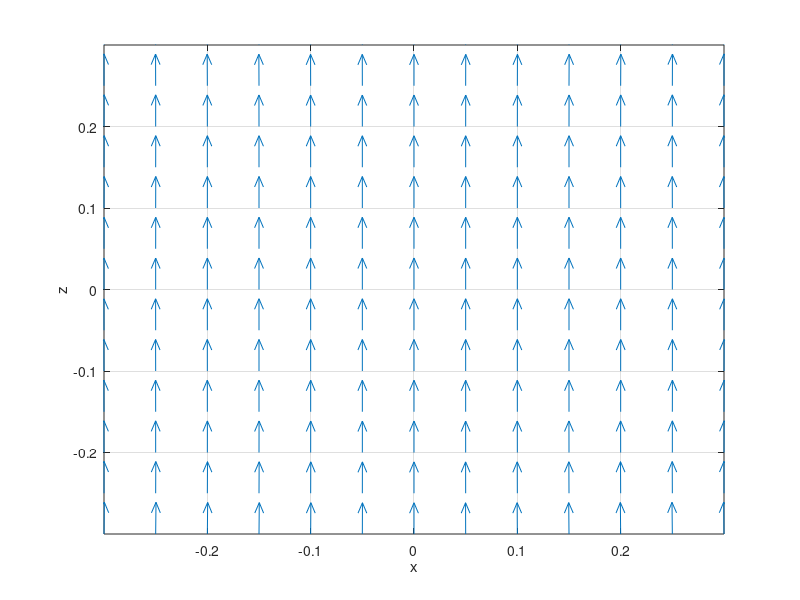

The MATLAB source for this figure:
dHz = @(al,R,x,z)R*(R-x.*cos(al))./sqrt(R^2-2*x.*R.*cos(al)+x.^2 +z.^2).^3;
dHx = @(phi,R,x,z)R*z.*cos(phi) ./sqrt(R^2-2*x.*R.*cos(phi)+x.^2 +z.^2).^3;

clf
x = -0.3:0.05:0.3; z = x;
h = 0.5; % optimal distance for Helmholtz configuration

[xx,zz] = meshgrid(x,z);
x = xx(:); z = zz(:);
Hx = zeros(size(x)); Hz=Hx;

for k = 1:length(x)
  fx    = @(al)(dHx(al,1,x(k),z(k)-h)+dHx(al,1,x(k),z(k)+h));
  Hx(k) = quad(fx,0,2*pi)/(4*pi);
  fz    = @(al)(dHz(al,1,x(k),z(k)-h)+dHz(al,1,x(k),z(k)+h));
  Hz(k) = quad(fz,0,2*pi)/(4*pi);
end%for

quiver(x,z,Hx,Hz,0.6)
grid on
xlabel('x');ylabel('z')
axis([-0.3 0.3 -0.3 0.3])
